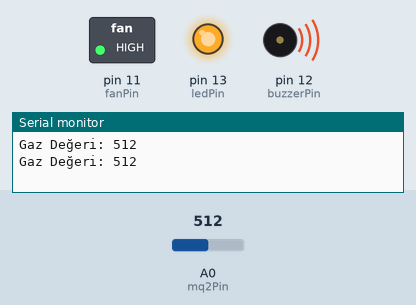
Simulated run of this sketch. Board: Arduino Uno, built with avr-gcc and run on an emulated ATmega328P. Parts: switched loads named in the sketch (green lamp = pin HIGH), output pins drawn as LEDs (lit = HIGH), buzzer (waves = sounding, pin HIGH), the last lines printed to the serial monitor. Inputs (shaded band) come from the test bench; at power-on: A0 (mq2Pin) = 512.

Above: at 6.0 s.
6.1 s: A0 (mq2Pin) set to 90
At 10.7 s:
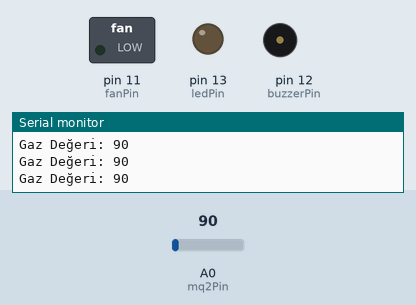
12.3 s: A0 (mq2Pin) set to 111
At 17.35 s:
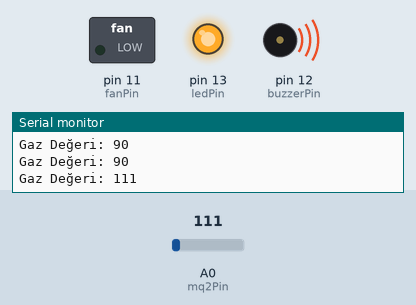
23.4 s: A0 (mq2Pin) set to 0
At 29.1 s:
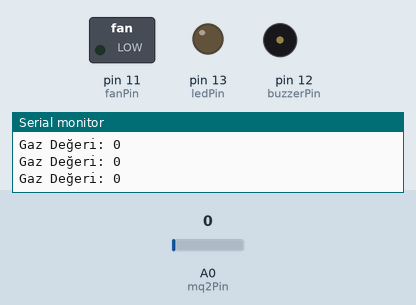
29.6 s: A0 (mq2Pin) set to 110
At 30.6 s:
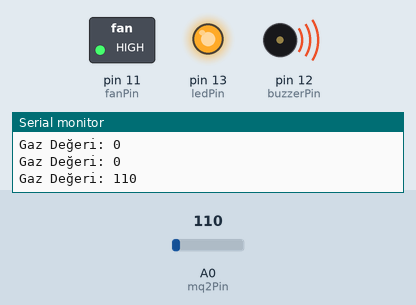
Timing chart, 0 to 41.5 s (numbered marks = the images above; inputs shaded):
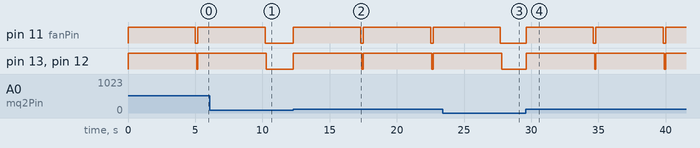

Measured:
- the behaviour switches between 100 and 101 on A0 (mq2Pin) (found by bisection; images 1 and 2)
- after the input at 6.1 s, pin 11 (fanPin): goes on until 10.2 s, then stays LOW; pin 13 (ledPin), pin 12 (buzzerPin): goes on until 10.3 s, then stays LOW
- after the input at 12.3 s, pin 11 (fanPin): alternates HIGH for 5.0 s and LOW for 0.20 s, starting at once; pin 13 (ledPin), pin 12 (buzzerPin): alternates HIGH for 5.1 s and LOW for 0.10 s, starting at once
- after the input at 23.4 s, pin 11 (fanPin): goes on until 27.7 s, then stays LOW; pin 13 (ledPin), pin 12 (buzzerPin): goes on until 27.8 s, then stays LOW
- after the input at 29.6 s, pin 11 (fanPin): alternates HIGH for 5.0 s and LOW for 0.20 s, starting at once; pin 13 (ledPin), pin 12 (buzzerPin): alternates HIGH for 5.1 s and LOW for 0.10 s, starting at once

The sketch:

mq2_gas_alarm_with_fan.ino
```cpp
// (licence header left out)
int mq2Pin = A0;      // MQ2 Analog Output
int ledPin = 13;      // Warning LED
int buzzerPin = 12;   // Buzzer
int fanPin = 11;      // Exhaust Fan
int mq2Val = 0;          // Raw sensor value
int gasThreshold = 100;  // Adjustable threshold

void setup() {
  pinMode(mq2Pin, INPUT);
  pinMode(ledPin, OUTPUT);
  pinMode(buzzerPin, OUTPUT);
  pinMode(fanPin, OUTPUT);
  Serial.begin(9600);
}

void loop() {
  mq2Val = analogRead(mq2Pin);
  Serial.print("Gaz Değeri: ");
  Serial.println(mq2Val);
  if (mq2Val > gasThreshold) {
    digitalWrite(ledPin, HIGH);
    digitalWrite(buzzerPin, HIGH);
    digitalWrite(fanPin, HIGH);
    delay(5000);          // Fan runs for 5 seconds
    digitalWrite(fanPin, LOW);
    delay(100);
    digitalWrite(buzzerPin, LOW);
    digitalWrite(ledPin, LOW);
  }
  else {
    digitalWrite(buzzerPin, LOW);
    digitalWrite(ledPin, LOW);
    digitalWrite(fanPin, LOW);
  }

  delay(100);
}
```
